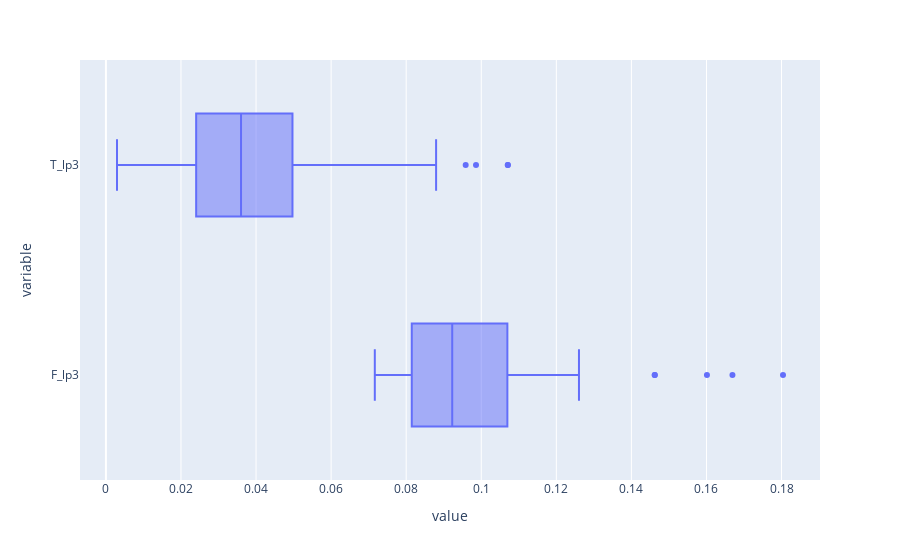

The cell this chart's notebook holds for it:
### Markdown cell above
Boxplot

### Code cell
plty.box(X_lp3_df, x = ["F_lp3", "T_lp3"])

### Figure 1 — Plotly figure (JSON) as saved in the notebook; plotly's stock layout.template omitted (floating-point values rounded to 4 significant figures)
{"data": [{"alignmentgroup": "True", "hovertemplate": "value=%{x}<br>variable=%{y}<extra></extra>", "legendgroup": "", "marker": {"color": "#636efa"}, "name": "", "notched": false, "offsetgroup": "", "orientation": "h", "showlegend": false, "type": "box", "x": [0.0818, 0.08414, 0.0795, 0.08731, 0.07981, 0.07984, 0.08087, 0.07886, 0.08147, 0.0845, 0.08691, 0.08483, 0.07836, 0.08358, 0.07927, 0.07896, 0.08066, 0.08151, 0.08163, 0.0813, 0.1669, 0.1601, 0.126, 0.126, 0.1143, 0.09452, 0.09227, 0.09067, 0.09621, 0.09195, 0.09896, 0.1034, 0.1034, 0.1462, 0.1462, 0.07164, 0.0985, 0.09964, 0.1028, 0.1229, 0.1804, 0.1091, 0.09344, 0.1125, 0.09251, 0.09251, 0.1081, 0.002955, 0.01581, 0.01712, 0.01917, 0.0214, 0.02405, 0.02775, 0.03279, 0.03447, 0.03661, 0.03855, 0.01135, 0.01612, 0.02025, 0.02422, 0.02204, 0.02953, 0.03358, 0.036, 0.03586, 0.0986, 0.09585, 0.06063, 0.07134, 0.0498, 0.03511, 0.04276, 0.03875, 0.03779, 0.02652, 0.03926, 0.04024, 0.04024, 0.1071, 0.1071, 0.05351, 0.03174, 0.04545, 0.0436, 0.04943, 0.08797, 0.07087, 0.0234, 0.06157, 0.02404, 0.02404, 0.05959], "x0": " ", "xaxis": "x", "y": ["F_lp3", "F_lp3", "F_lp3", "F_lp3", "F_lp3", "F_lp3", "F_lp3", "F_lp3", "F_lp3", "F_lp3", "F_lp3", "F_lp3", "F_lp3", "F_lp3", "F_lp3", "F_lp3", "F_lp3", "F_lp3", "F_lp3", "F_lp3", "F_lp3", "F_lp3", "F_lp3", "F_lp3", "F_lp3", "F_lp3", "F_lp3", "F_lp3", "F_lp3", "F_lp3", "F_lp3", "F_lp3", "F_lp3", "F_lp3", "F_lp3", "F_lp3", "F_lp3", "F_lp3", "F_lp3", "F_lp3", "F_lp3", "F_lp3", "F_lp3", "F_lp3", "F_lp3", "F_lp3", "F_lp3", "T_lp3", "T_lp3", "T_lp3", "T_lp3", "T_lp3", "T_lp3", "T_lp3", "T_lp3", "T_lp3", "T_lp3", "T_lp3", "T_lp3", "T_lp3", "T_lp3", "T_lp3", "T_lp3", "T_lp3", "T_lp3", "T_lp3", "T_lp3", "T_lp3", "T_lp3", "T_lp3", "T_lp3", "T_lp3", "T_lp3", "T_lp3", "T_lp3", "T_lp3", "T_lp3", "T_lp3", "T_lp3", "T_lp3", "T_lp3", "T_lp3", "T_lp3", "T_lp3", "T_lp3", "T_lp3", "T_lp3", "T_lp3", "T_lp3", "T_lp3", "T_lp3", "T_lp3", "T_lp3", "T_lp3"], "y0": " ", "yaxis": "y"}], "layout": {"boxmode": "group", "legend": {"tracegroupgap": 0}, "margin": {"t": 60}, "xaxis": {"anchor": "y", "domain": [0, 1], "title": {"text": "value"}}, "yaxis": {"anchor": "x", "domain": [0, 1], "title": {"text": "variable"}}}}
